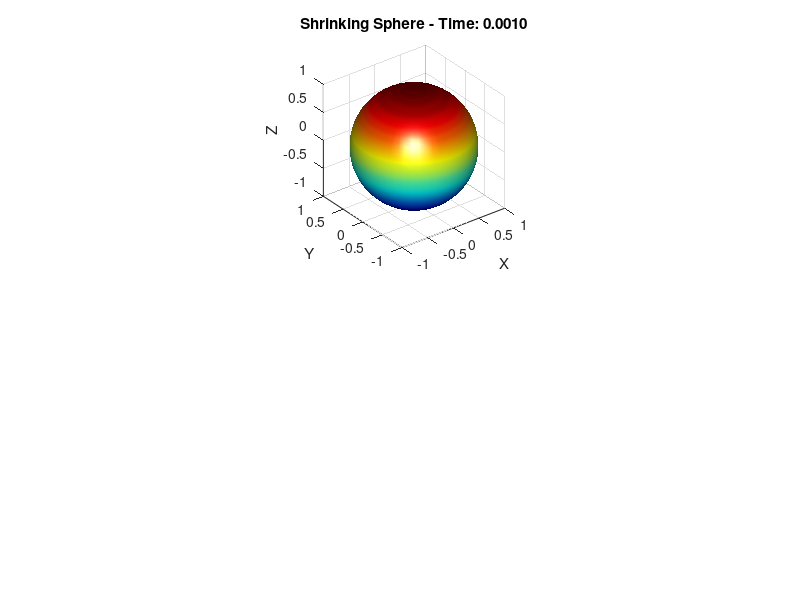

Write MATLAB code to recreate this figure. (Note: this script raises an error after producing the figure.)
% Shrinking Sphere Simulation and Visualization
% This script simulates the shrinking of a sphere over time under mean
% curvature flow and visualizes the process. The radius of the sphere 
% decreases as time progresses, and the corresponding volume is computed. 
% The shrinking sphere is saved as an animated GIF.

% INPUT:
% R0 - Initial radius of the sphere
% num_steps - Number of time steps for the simulation
% dt - Time step size
% pause_time - Pause time between frames in the visualization (to control speed)
% gif_filename - Name of the output GIF file

% OUTPUT:
% A GIF showing the shrinking of the sphere over time, and two plots 
% displaying the evolution of the sphere's radius and volume over time.


% Parameters
R0 = 1;             % Initial radius of the sphere
num_steps = 500;    % Number of time steps
dt = 0.001;   % Time step size
pause_time = 0.05;
gif_filename = 'shrinking_sphere.gif'; % Name of the output GIF file

% Time array
t = linspace(0, (num_steps-1)*dt, num_steps);

% Initialize radius array
R = zeros(1, num_steps);
R(1) = R0;

% Create initial sphere for visualization
[XS, YS, ZS] = sphere(50); % 50 is the resolution of the sphere

% Open a figure for visualization
figure;
subplot(2, 2, [1 2]); % Use top half of the figure for 3D visualization
h = surf(R0*XS, R0*YS, R0*ZS); % Initial sphere surface
axis equal;
title('Shrinking Sphere');
xlabel('X');
ylabel('Y');
zlabel('Z');
grid on;
shading interp;
colormap jet;
lighting gouraud;
camlight headlight;

% Fix the axis limits to keep the frame constant
axis([-R0 R0 -R0 R0 -R0 R0]);

% Loop to calculate the radius over time and update the visualization
for step = 2:num_steps
    R(step) = sqrt(R0^2 - 4 * t(step)); % R(t) = sqrt(R0^2 - 4t)
    if R(step) <= 0
        R(step) = 0;
        break;
    end
   
    % Update the sphere visualization
    set(h, 'XData', R(step)*XS, 'YData', R(step)*YS, 'ZData', R(step)*ZS);
    title(sprintf('Shrinking Sphere - Time: %.4f', t(step)));
    drawnow;

    % Capture the frame for GIF
    frame = getframe(gcf);
    img = frame2im(frame);
    [imind, cm] = rgb2ind(img, 256);
    
    % Write to the GIF File
    if step == 2
        imwrite(imind, cm, gif_filename, 'gif', 'Loopcount', inf, 'DelayTime', pause_time);
    else
        imwrite(imind, cm, gif_filename, 'gif', 'WriteMode', 'append', 'DelayTime', pause_time);
    end

    % Pause for a short time to slow down the visualization
    pause(pause_time);

    
end
set(h, 'XData', R(step)*XS, 'YData', R(step)*YS, 'ZData', R(step)*ZS);
    title(sprintf('Shrinking Sphere - Time: %.4f', t(step)));
    drawnow;
% Calculate the volume at each time step
V = (4/3) * pi * R.^3; % V(t) = (4/3) * pi * R^3(t)

% Plotting the radius over time
subplot(2, 2, 3);
plot(t, R, 'b-', 'LineWidth', 2);
xlabel('Time (t)');
ylabel('Radius R(t)');
title('Radius of the Sphere Over Time');
grid on;

% Plotting the volume over time
subplot(2, 2, 4);
plot(t, V, 'r-', 'LineWidth', 2);
xlabel('Time (t)');
ylabel('Volume V(t)');
title('Volume of the Sphere Over Time');
grid on;

% Capture the frame for GIF
    frame = getframe(gcf);
    img = frame2im(frame);
    [imind, cm] = rgb2ind(img, 256);
    
    % Write to the GIF File
    if step == 2
        imwrite(imind, cm, gif_filename, 'gif', 'Loopcount', inf, 'DelayTime', 2);
    else
        imwrite(imind, cm, gif_filename, 'gif', 'WriteMode', 'append', 'DelayTime', 2);
    end
% Display final results
fprintf('Final radius: %.4f\n', R(end));
fprintf('Final volume: %.4f\n', V(end));

% If the sphere has completely shrunk, notify
if R(end) == 0
    disp('The sphere has shrunk to a point.');
end
